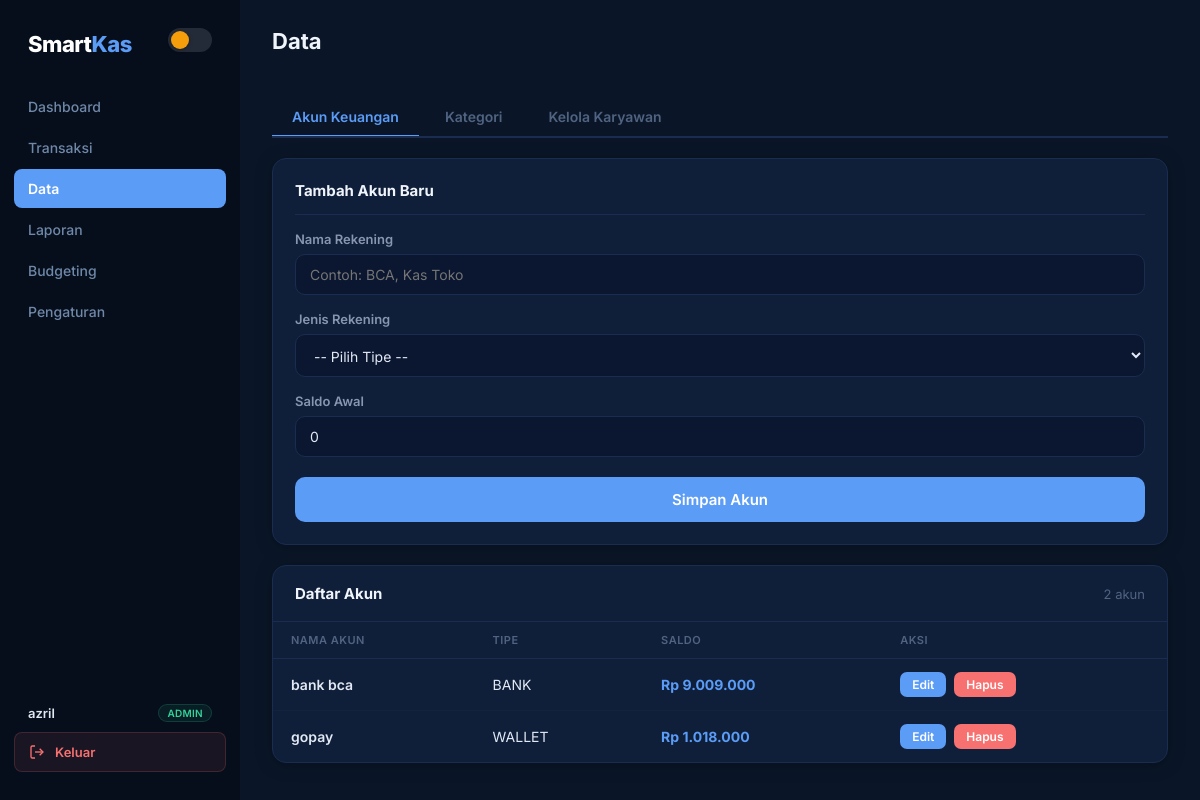
The app's page /data/index.php (signed in) with its own data.
### tables this page shows
CREATE TABLE `akun_tf` (
  `id` int(11) NOT NULL,
  `user_id` int(11) NOT NULL,
  `nama_akun` varchar(255) DEFAULT NULL,
  `jenis_akun` enum('kas','bank','wallet') DEFAULT NULL,
  `saldo_awal` decimal(15,2) DEFAULT NULL,
  `saldo_akhir` decimal(15,2) DEFAULT NULL,
  `created_at` timestamp NOT NULL DEFAULT current_timestamp()
);

### data/akuntf.php (the view, shortened to what this page needs)
<?php
$userId = getOwnerUserId();
$editData = null;
$stmtAkun = $conn->prepare("SELECT * FROM akun_tf WHERE user_id = ? ORDER BY nama_akun ASC");
$stmtAkun->execute([$userId]);
$akunList = $stmtAkun->fetchAll(PDO::FETCH_ASSOC);
?>
<div class="form-wrapper">
    <div class="card">
        <div class="card-title"><?= $editData ? 'Edit Akun' : 'Tambah Akun Baru' ?></div>
        <form method="POST" action="?tab=akun">
            <div class="form-group">
                <label>Nama Rekening</label>
                <input type="text" name="akun" value="<?= $editData ? htmlspecialchars($editData['nama_akun']) : '' ?>" placeholder="Contoh: BCA, Kas Toko">
            </div>
            <div class="form-group">
                <label>Jenis Rekening</label>
                <select name="jenis">
                    <option value="">-- Pilih Tipe --</option>
                </select>
            </div>
            <div class="form-group">
                <label>Saldo Awal</label>
                <input type="number" name="saldo_awal" value="<?= $editData ? $editData['saldo_awal'] : 0 ?>">
            </div>
            <button type="submit" class="btn-submit"><?= $editData ? 'Update Akun' : 'Simpan Akun' ?></button>
        </form>
    </div>
</div>
<div class="table-card">
    <div class="table-header"><h2>Daftar Akun</h2><span class="result-count"><?= count($akunList) ?> akun</span></div>
    <table>
        <thead><tr><th>Nama Akun</th><th>Tipe</th><th>Saldo</th><th>Aksi</th></tr></thead>
        <tbody>
            <?php if (count($akunList) > 0): foreach($akunList as $akun): ?>
            <tr>
                <td style="font-weight:600"><?= htmlspecialchars($akun['nama_akun']) ?></td>
                <td><?= strtoupper($akun['jenis_akun']) ?></td>
                <td style="font-weight:700;color:var(--accent)">Rp <?= number_format($akun['saldo_awal'],0,',','.') ?></td>
                <td>
                    <a href="?tab=akun&edit=<?= $akun['id'] ?>" class="action-btn btn-edit">Edit</a>
                    <a href="?tab=akun&delete=<?= $akun['id'] ?>" onclick="return confirm('Yakin hapus akun ini?')" class="action-btn btn-delete">Hapus</a>
                </td>
            </tr>
            <?php endforeach; else: ?>
            <tr><td colspan="4" class="empty">Belum ada akun</td></tr>
            <?php endif; ?>
        </tbody>
    </table>
</div>

### assets/css/global.css (style rules this page uses)
:root { --font: 'Inter', 'Segoe UI', system-ui, sans-serif; --bg-body: #0a1628; --bg-card: #0f1f3a; --bg-card-hover: #142848; --bg-sidebar: #060e1c; --bg-input: #0b1730; --bg-overlay: rgba(4,8,20,.7); --text-primary: #e2e8f4; --text-secondary: #8896b0; --text-muted: #506380; --text-heading: #f0f4fb; --border: #1a2d50; --border-light: #132240; --shadow-card: 0 2px 16px rgba(0,0,0,.35); --shadow-lg: 0 8px 36px rgba(0,0,0,.5); --accent: #5b9cf6; --accent-hover: #3d82e6; --accent-glow: rgba(91,156,246,.12); --green: #34d399; --green-bg: rgba(52,211,153,.08); --green-border: rgba(52,211,153,.18); --red: #f87171; --red-bg: rgba(248,113,113,.08); --red-border: rgba(248,113,113,.18); --amber: #fbbf24; --amber-bg: rgba(251,191,36,.08); --amber-border: rgba(251,191,36,.18); --purple: #a78bfa; --purple-bg: rgba(167,139,250,.08); --purple-border: rgba(167,139,250,.18); --sidebar-active: #5b9cf6; --sidebar-text: #7088a8; --sidebar-hover: #0d1a30; --radius: 14px; --radius-sm: 10px; --radius-xs: 8px; --transition: .25s ease; }
*, *::before, *::after { margin: 0; padding: 0; box-sizing: border-box; }
html { color-scheme: dark; }
body { font-family: var(--font); background: var(--bg-body); color: var(--text-primary); display: flex; min-height: 100vh; -webkit-font-smoothing: antialiased; }
a { color: var(--accent); text-decoration: none; }
.card { background: var(--bg-card); padding: 22px; border-radius: var(--radius); box-shadow: var(--shadow-card); border: 1px solid var(--border); margin-bottom: 20px; transition: var(--transition); }
.card h2, .card-title { font-size: 15px; font-weight: 700; color: var(--text-heading); margin-bottom: 16px; padding-bottom: 14px; border-bottom: 1px solid var(--border); }
.card::before { display: none; }
.table-card { background: var(--bg-card); border-radius: var(--radius); box-shadow: var(--shadow-card); border: 1px solid var(--border); overflow: hidden; }
.table-card-header, .table-header { padding: 18px 22px; display: flex; justify-content: space-between; align-items: center; border-bottom: 1px solid var(--border); }
.table-card-header h2, .table-header h2 { font-size: 15px; font-weight: 700; color: var(--text-heading); margin-bottom: 0; padding-bottom: 0; border-bottom: none; }
.result-count { font-size: 13px; color: var(--text-muted); }
table { width: 100%; border-collapse: collapse; }
th { padding: 11px 18px; text-align: left; font-size: 11px; color: var(--text-muted); text-transform: uppercase; letter-spacing: .5px; border-bottom: 1px solid var(--border); font-weight: 600; }
td { padding: 13px 18px; font-size: 14px; border-bottom: 1px solid var(--border-light); color: var(--text-primary); }
tr:last-child td { border-bottom: none; }
.form-wrapper { max-width: 100%; }
.form-group { margin-bottom: 16px; }
label { font-size: 13px; font-weight: 600; color: var(--text-secondary); display: block; margin-bottom: 7px; }
input, select, textarea { width: 100%; padding: 11px 14px; border-radius: var(--radius-sm); border: 1.5px solid var(--border); font-size: 14px; color: var(--text-primary); background: var(--bg-input); font-family: var(--font); transition: var(--transition); }
select option { background: var(--bg-card); color: var(--text-primary); }
.btn-submit { width: 100%; padding: 13px; background: var(--accent); color: #fff; border: none; border-radius: var(--radius-sm); font-size: 15px; font-weight: 600; cursor: pointer; font-family: var(--font); transition: var(--transition); margin-top: 4px; }
button { font-family: var(--font); cursor: pointer; }
.action-btn { padding: 5px 12px; border-radius: 7px; text-decoration: none; color: #fff; font-size: 12px; font-weight: 600; margin-right: 4px; display: inline-block; transition: var(--transition); }
.btn-edit, .edit { background: var(--accent); }
.btn-delete, .delete { background: var(--red); }

### records on screen
akun_tf: nama_akun "bank bca", jenis_akun "BANK", saldo_awal "9.009.000"
akun_tf: nama_akun "gopay", jenis_akun "WALLET", saldo_awal "1.018.000"

### other values on screen
getUserName() "azril"
count($akunList) "2"
